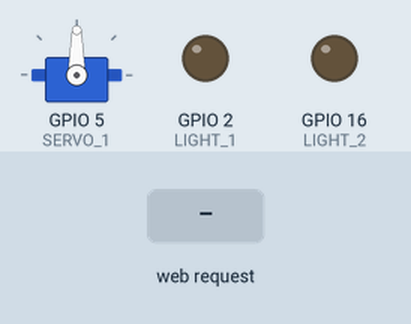
A sketch run on a simulated ESP8266 (NodeMCU). Parts: servo, output pins drawn as LEDs (lit = HIGH). The test bench sets the inputs (shaded band). What the sketch prints to the serial monitor is not drawn.

Above: at 2.2 s.
2.3 s: HTTP request GET /left received
At 2.8 s:
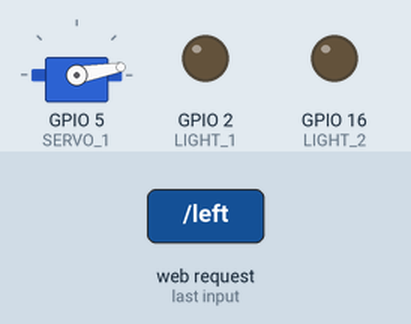
3.8 s: HTTP request GET /right received
At 5.0 s:
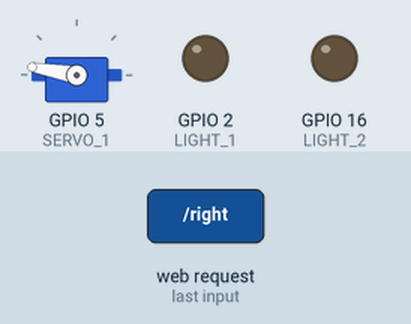
5.3 s: HTTP request GET /light/1/off received
At 6.3 s:
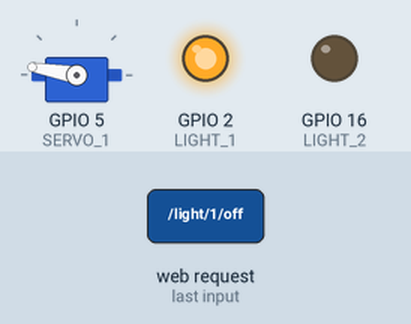
6.8 s: HTTP request GET /straight received
At 7.4 s:
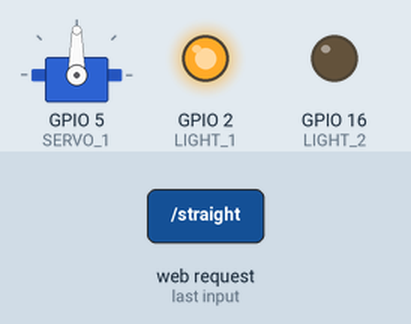
8.3 s: HTTP request GET /light/2/off received
At 8.6 s:
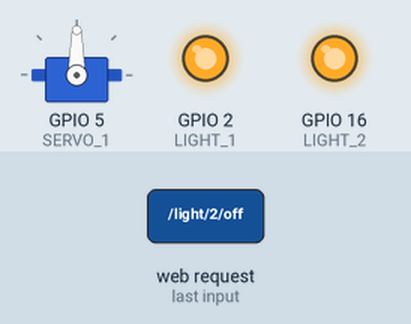
9.8 s: HTTP request GET /light/1/on received
At 10.9 s:
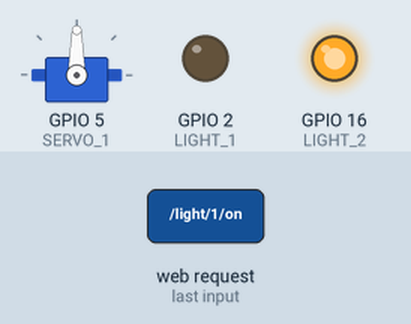
Timing chart, 0 to 12.3 s (numbered marks = the images above; inputs shaded):
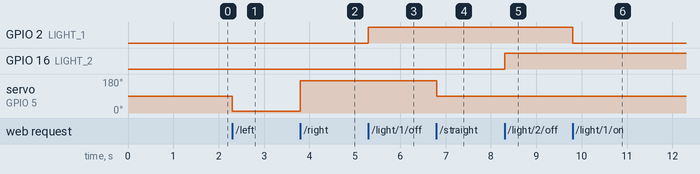

The sketch:

actual42.ino
```cpp
/*
D0 = GPIO16;
D1 = GPIO5;
D2 = GPIO4;
D3 = GPIO0;
D4 = GPIO2;
D5 = GPIO14;
D6 = GPIO12;
D7 = GPIO13;
D8 = GPIO15;
D9 = GPIO3;
D10 = GPIO1;
 */
/* Create a WiFi access point and provide a web server on it. */

#include <ESP8266WiFi.h>
#include <WiFiClient.h>
#include <ESP8266WebServer.h>
#include <Servo.h>

/* Set these to your desired credentials. */
const char *ssid = "MackieLand";
const char *password = "thereisnospoon";


ESP8266WebServer server(80);
Servo myservo;  // create servo object to control a servo
                // twelve servo objects can be created on most boards

int LIGHT_1 = 2;
int LIGHT_2 = 16;
int SERVO_1 = 5;


const char* status_on = "on";
const char* status_off = "off";
const char* status_straight = "STRAIGHT";
const char* status_right = "RIGHT";
const char* status_left = "LEFT";
const char* light1_status = status_on;
const char* light2_status = status_on;
const char* direction_status = status_left;

int buffer_length = 1024;
char buffer[1024];

const char* format =
         "<html>"
             "<head> <title> MackieLand Main Page </title> </head>"
             "<body>"
                      "<h1> MackieLand Home Page </h1>"
                 "<p>"
                      "These are the options publicly supported by this server"
                 "</p>"
                 "<h2> Status </h2>"
                      "<ul>"
                          "<li> light 1: %s</li>"
                          "<li> light 2: %s</li>"
                          "<li> Direction: %s </li>"
                      "</ul>"
                 "<h2> Commands </h2>"
                 "<ul>"
                      "<li> <a href=\"/\"> No operation </a> <p/> </li>"
                      "<li> <a href=\"/light/1/on\"> Turn light 1 on </a> </li>"
                      "<li> <a href=\"/light/1/off\"> Turn light 1 off  </a> </li>"
                      "<li> <a href=\"/light/2/on\"> Turn light 2 on </a> </li>"
                      "<li> <a href=\"/light/2/off\"> Turn light 2 off  </a> </li>"
                      "<li> <a href=\"/left\"> Rotate counterclockwise </a> </li>"
                      "<li> <a href=\"/straight\"> Go straight </a>  </li>"
                      "<li> <a href=\"/right\"> Rotate clockwise </a> </li>"
                 "</ul>"
              "</body>"
           "</html>";

char* thePage() {
  snprintf(buffer, buffer_length, format, light1_status, light2_status, direction_status);
  return buffer;
}

/* Just a little test message.  Go to http://192.168.4.1 in a web browser
 * connected to this access point to see it.
 */
void handleRoot() {
  server.send(200, "text/html", thePage());
}

void turnOn_1() {
  light1_status = status_on;
  server.send(200, "text/html", thePage());
  digitalWrite(LIGHT_1, LOW);
}
void turnOff_1() {
  light1_status = status_off;
  server.send(200, "text/html", thePage());
  digitalWrite(LIGHT_1, HIGH);
}

void turnOn_2() {
  light2_status = status_on;
  server.send(200, "text/html", thePage());
  digitalWrite(LIGHT_2, LOW);
}
void turnOff_2() {
  light2_status = status_off;
  server.send(200, "text/html", thePage());
  digitalWrite(LIGHT_2, HIGH);
}

void handleLeft() {
  direction_status = status_left;
  server.send(200, "text/html", thePage());
  myservo.write(10);
}

void handleRight() {
  direction_status = status_right;
  server.send(200, "text/html", thePage());
  myservo.write(170);
}

void handleStraight() {
  direction_status = status_straight;
  server.send(200, "text/html", thePage());
  myservo.write(90);
}

void setup() {
  delay(1000);
  Serial.begin(115200);
  Serial.println();
  Serial.print("Configuring access point...");
  /* You can remove the password parameter if you want the AP to be open. */
  WiFi.softAP(ssid, password);

  IPAddress myIP = WiFi.softAPIP();
  Serial.print("AP IP address: ");
  Serial.println(myIP);
  server.on("/", handleRoot);
  server.on("/left", handleLeft);
  server.on("/right", handleRight);
  server.on("/straight", handleStraight);
  server.on("/light/1/on", turnOn_1);
  server.on("/light/1/off", turnOff_1);
  server.on("/light/2/on", turnOn_2);
  server.on("/light/2/off", turnOff_2);
  server.begin();
  Serial.println("HTTP server started");

   pinMode(LIGHT_1, OUTPUT);     // Initialize GPIO2 pin as an output
   pinMode(LIGHT_2, OUTPUT);     // Initialize GPI16 pin as an output
   myservo.attach(SERVO_1);  // attaches the servo on D1 to the servo object )
   thePage();
   int buffer_length = strlen(buffer);
   Serial.print("buffer length: ");
   Serial.print(buffer_length);
}

void loop() {
  server.handleClient();
}
```

Measured:
- after the input at 2.3 s, servo on GPIO 5 (SERVO_1): 90° → 10° at once
- after the input at 3.8 s, servo on GPIO 5 (SERVO_1): 10° → 170° at once
- after the input at 5.3 s, GPIO 2 (LIGHT_1): LOW → HIGH at once
- after the input at 6.8 s, servo on GPIO 5 (SERVO_1): 170° → 90° at once
- after the input at 8.3 s, GPIO 16 (LIGHT_2): LOW → HIGH at once
- after the input at 9.8 s, GPIO 2 (LIGHT_1): HIGH → LOW at once
